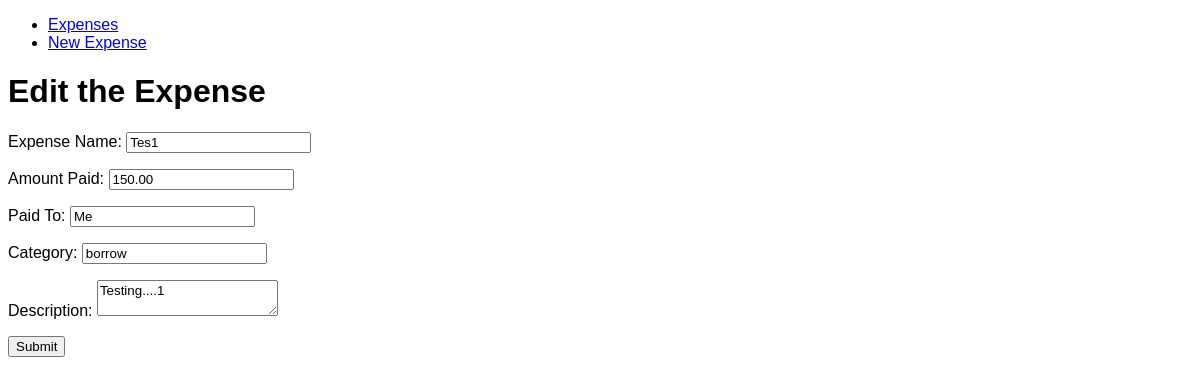
/expense/102/edit, run on the app's committed database.
### application.py (models this page shows)
class Expense(db.Model):
    __tablename__ = "expenses"
    id = db.Column(db.Integer, primary_key=True)
    item = db.Column(db.Unicode)
    amount = db.Column(db.Float)
    paid_to = db.Column(db.Unicode)
    category = db.Column(db.Unicode)
    date = db.Column(db.Date)
    description = db.Column(db.Unicode)

### application.py (the view, shortened to what this page needs)
@application.route("/expense/<int:id>/edit", methods=["GET", "POST"])
def edit(id):
    expense = Expense.query.get(id)
    if not expense:
        return Response("Not found")
    form_fill = {
        "item": expense.item,
        "amount": expense.amount,
        "paid_to": expense.paid_to,
        "category": expense.category,
        "description": expense.description
    }
    return render_template("edit.html", data=form_fill)

### templates/edit.html (shortened to what this page needs)
{% extends "layout.html" %}
{% block body %}
<h1>Edit the Expense</h1>
<form method="POST">
    <p>
        <label for="item">Expense Name: </label>
        <input type="text" name="item" value="{{data.item}}"/>
    </p>
    <p>
        <label for="amount">Amount Paid: </label>
        <input type="number" name="amount" value="{{ '%0.2f' | format(data.amount) }}" step="0.01" />
    </p>
    <p>
        <label for="paid_to">Paid To:</label>
        <input type="text" name="paid_to" value="{{ data.paid_to }}"/>
    </p>
    <p>
        <label for="category">Category: </label>
        <input type="text" name="category" value="{{ data.category }}"/>
    </p>
    <p>
        <label for="description">Description: </label>
        <textarea name="description">{{ data.description }}</textarea>
    </p>
    <p>
        <input type="submit" name="Edit Expense" />
    </p>
</form>
{% endblock %}

### static/style.css (style rules this page uses)
* { font-family: helvetica; }

### data on the page
Expense: item "Tes1", amount "150.00", paid_to "Me", category "borrow", description "Testing....1"
